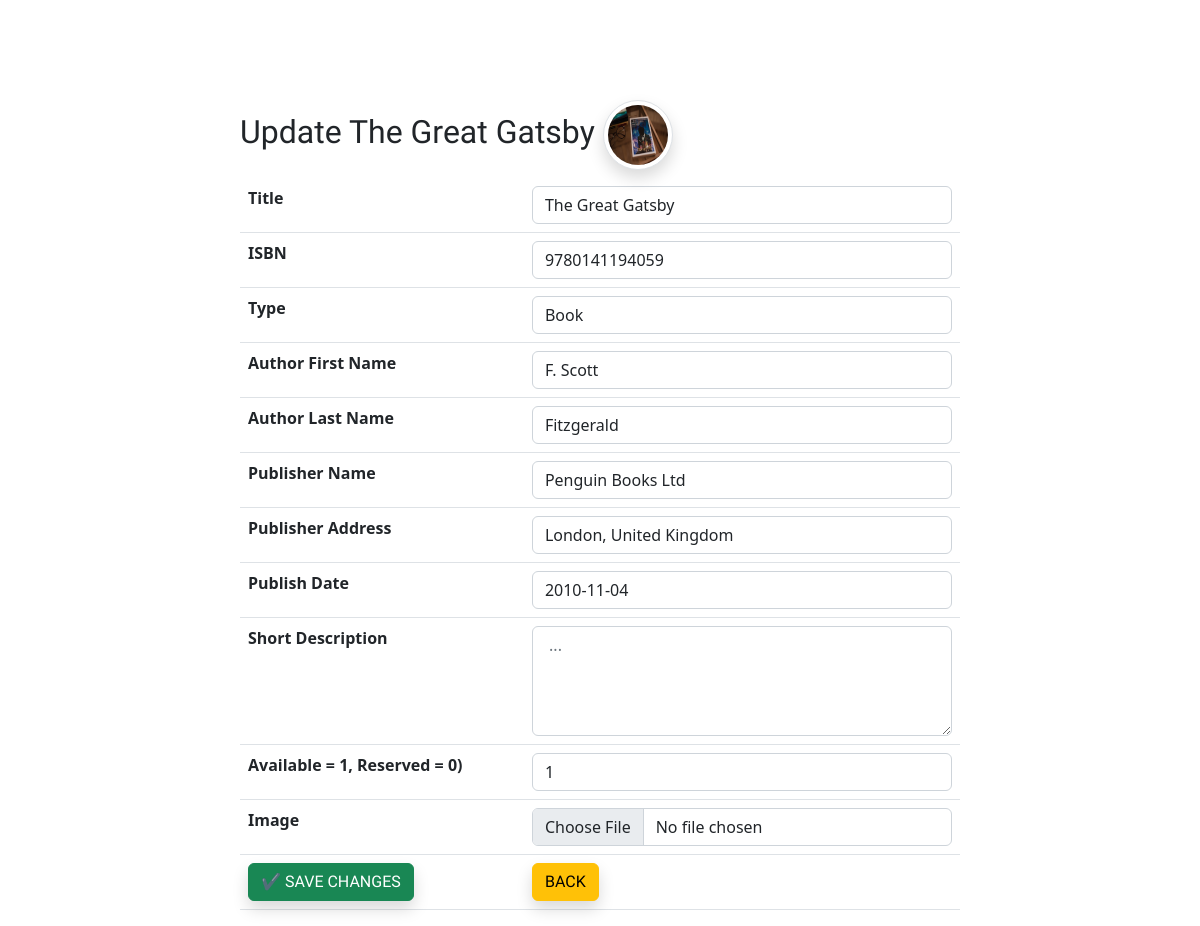
Page /update.php?id=1 on the committed database.
### tables this page shows
CREATE TABLE `data` (
  `id` int(11) NOT NULL,
  `title` varchar(50) NOT NULL,
  `ISBN` varchar(15) NOT NULL,
  `type` varchar(4) NOT NULL,
  `image` varchar(40) NOT NULL,
  `author_first_name` varchar(30) NOT NULL,
  `author_last_name` varchar(30) NOT NULL,
  `publisher_name` varchar(30) NOT NULL,
  `publisher_address` varchar(50) NOT NULL,
  `publish_date` date NOT NULL,
  `short_description` varchar(600) NOT NULL,
  `available` tinyint(1) NOT NULL DEFAULT 1
);

### update.php (the view, shortened to what this page needs)
<?php
require_once "actions/db_connect.php";
if ($_GET['id']) {
    $id = $_GET['id'];
    $sql = "SELECT * FROM data WHERE id = $id";
    $result = mysqli_query($connect, $sql);
    if (mysqli_num_rows($result) == 1) {
        $data = mysqli_fetch_assoc($result);
        $title = $data['title'];
        $isbn = $data['ISBN'];
        $type = $data['type'];
        $image = $data['image'];
        $authorFName = $data['author_first_name'];
        $authorLName = $data['author_last_name'];
        $pubName = $data['publisher_name'];
        $pubAddress = $data['publisher_address'];
        $pubDate = $data['publish_date'];
        $description = $data['short_description'];
        $available = $data['available'];
    } else {
        header("location: error.php");
    }
} else {
    header("location: error.php");
}
?>
<!DOCTYPE html>
<html lang="en">
<head>
    <?php require_once "components/boot.php" ?>
</head>
<body>
    <fieldset>
        <legend class='h2 edu'>Update <?php echo $title ?> <img class='img-thumbnail rounded-circle shadow' src='pictures/<?php echo $image ?>' alt=""></legend>
        <form action="actions/a_update.php" method="post" enctype="multipart/form-data">
            <table class="table">
                <tr>
                    <th>Title</th>
                    <td><input class="form-control" type="text" name="title" placeholder="Title" value="<?php echo $title ?>" /></td>
                </tr>
                <tr>
                    <th>ISBN</th>
                    <td><input class="form-control" type="text" name="ISBN" placeholder="ISBN" value="<?php echo $isbn ?>" /></td>
                </tr>
                <tr>
                    <th>Type</th>
                    <td><input class="form-control" type="text" name="type" placeholder="Type" value="<?php echo $type ?>" /></td>
                </tr>
                <tr>
                    <th>Author First Name</th>
                    <td><input class="form-control" type="text" name="author_first_name" placeholder="First Name" value="<?php echo $authorFName ?>" /></td>
                </tr>
                <tr>
                    <th>Author Last Name</th>
                    <td><input class="form-control" type="text" name="author_last_name" placeholder="Last Name" value="<?php echo $authorLName ?>" /></td>
                </tr>
                <tr>
                    <th>Publisher Name</th>
                    <td><input class="form-control" type="text" name="publisher_name" placeholder="Publisher" value="<?php echo $pubName ?>" /></td>
                </tr>
                <tr>
                    <th>Publisher Address</th>
                    <td><input class="form-control" type="text" name="publisher_address" placeholder="Publisher Addresss" value="<?php echo $pubAddress ?>" /></td>
                </tr>
                <tr>
                    <th>Publish Date</th>
                    <td><input class="form-control" type="text" name="publish_date" placeholder="yyyy-mm-dd" value="<?php echo $pubDate ?>" /></td>
                </tr>
                <tr>
                    <th>Short Description</th>
                    <td><textarea class="form-control" type="text" name="short_description" rows="4" placeholder=" ... " value="<?php echo $description ?>" ></textarea></td>
                </tr>
                <tr>
                    <th>Available = 1, Reserved = 0)</th>
                    <td><input class="form-control " type="number" name="available" placeholder="0 or 1" value="<?php echo $available ?>" /></td>
                </tr>
                <tr>
                    <th>Image</th>
                    <td><input class="form-control" type="file" name="image" /></td>
                </tr>
                <tr>
                    <td><button class="btn btn-success shadow edu" type="submit">✔️ SAVE CHANGES</button></td>
                    <td><a href="index.php"><button class="btn btn-warning shadow edu" type="button">BACK</button></a></td>
                </tr>
            </table>
        </form>
    </fieldset>
</body>
</html>

### update.php (style rules this page uses)
fieldset { margin: auto; margin-top: 100px; width: 60%; }
.img-thumbnail { width: 70px !important; height: 70px !important; }
.edu { font-family: 'Edu NSW ACT Foundation', cursive; }

### rows in the picture
data: title "The Great Gatsby", image (picture), ISBN "9780141194059", type "Book", author_first_name "F. Scott", author_last_name "Fitzgerald", publisher_name "Penguin Books Ltd", publisher_address "London, United Kingdom", publish_date "2010-11-04", available "1"
